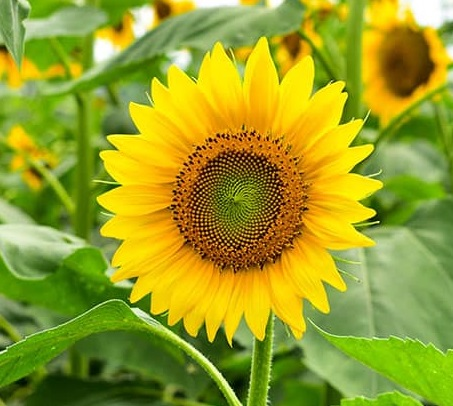
#> input picture ImageOperations/Images/Sunflower.jpg, 453 x 406 px, given in place of the camera
$ python backGroundSubstractionUsingStructuringElements.py
#> lines starting #> are read from the running program, lines starting #| are printed output that depends on the picture; after the words box and inside, x2 and y2 are one past the last pixel; in counts of white or black regions, pixels touching at a corner belong together
import cv2
import numpy as np


kernel = cv2.getStructuringElement(cv2.MORPH_ELLIPSE,(3,3))
# kernel = cv2.getStructuringElement(cv2.MORPH_RECT,(3,3))
# kernel = cv2.getStructuringElement(cv2.MORPH_CROSS,(3,3))

fgbg = cv2.createBackgroundSubtractorKNN()

cap = cv2.VideoCapture(0)
while (True):
    ret, frame = cap.read()
#> frame is the input picture: shape (406, 453, 3); mean B, G, R 37, 158.4, 152.6
    fgmask = fgbg.apply(frame)
#> fgmask: shape (406, 453); every value is 255
    # fgmask = cv2.morphologyEx(fgmask, cv2.MORPH_OPEN,kernel)
    # fgmask = cv2.morphologyEx(fgmask, cv2.MORPH_CLOSE,kernel)
    fgmask = cv2.morphologyEx(fgmask, cv2.MORPH_CROSS, kernel)

    kernel = np.ones((5,5),np.uint8)

    fgmask = cv2.erode(fgmask, kernel, iterations=1)
    fgmask = cv2.erode(fgmask, kernel, iterations=1)
    fgmask = cv2.dilate(fgmask,kernel,iterations=1)

    contours, hierarchy = cv2.findContours(fgmask.copy(), cv2.RETR_EXTERNAL,cv2.CHAIN_APPROX_SIMPLE)
#> contours = [[[0, 0], [0, 405], [452, 405], [452, 0]]]
    print(len(contours))
#| 1
    if contours is not None:
        contours = sorted(contours, key=cv2.contourArea,reverse=True)
        # cnts = sorted(contours, key=cv2.contourArea, reverse=True)
        cntmax = contours[0]
#> cntmax = [[0, 0], [0, 405], [452, 405], [452, 0]]
        cv2.drawContours(frame,contours,-1, (0,0,255),3)
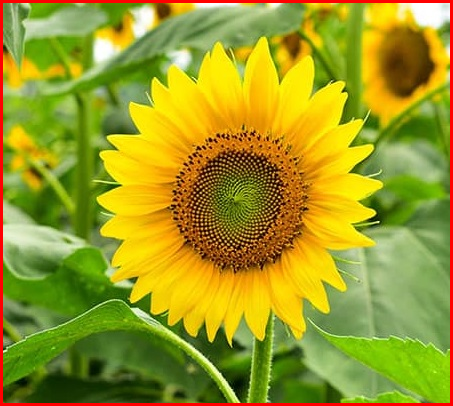
#> frame: shape (406, 453, 3); 2.78% of pixels changed, all inside (x1, y1, x2, y2) = (0, 0, 453, 406)
        cv2.imshow("contours ", frame)

    # fgmask = cv2.erode(fgmask, kernel, iterations=2)
    # cv2.imshow("contours ", frame)
    cv2.imshow("background removal", fgmask)
    k = cv2.waitKey(1)
#> (key Esc is pressed here)
    if k == 13 : # enter key
        break

cap.release()
cv2.destroyAllWindows()


# [8 lines of commented-out code are left out]

$ run again, on ImageOperations/Images/colorBlocks.jpg
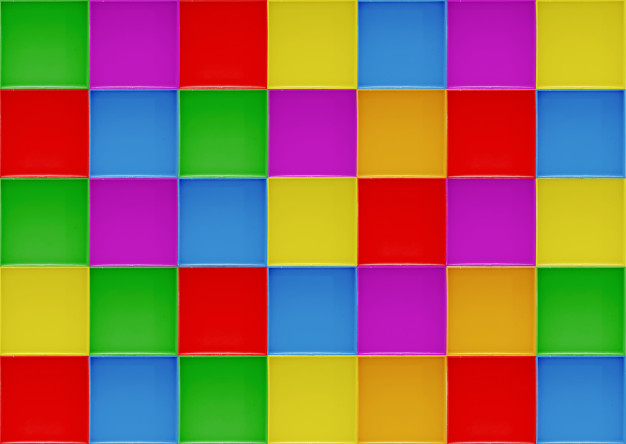
#> input picture ImageOperations/Images/colorBlocks.jpg, 626 x 444 px, given in place of the camera
#> frame is the input picture: shape (444, 626, 3); mean B, G, R 85.6, 108.4, 146.4
#> fgmask: shape (444, 626); every value is 255
#> contours = [[[0, 0], [0, 443], [625, 443], [625, 0]]]
#| 1
#> cntmax = [[0, 0], [0, 443], [625, 443], [625, 0]]
#> `cv2.drawContours(frame,contours,-1, (0,0,255),3)`:
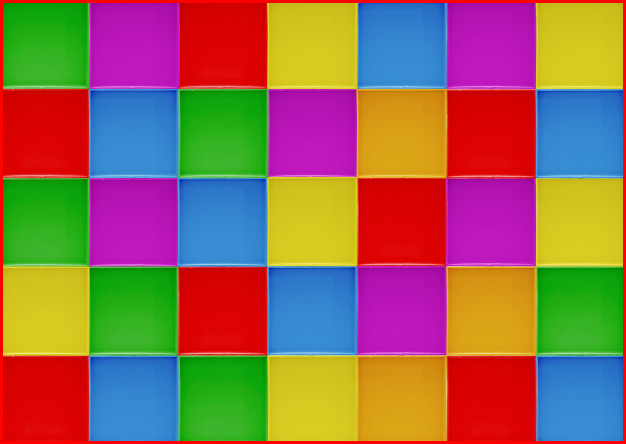
#> frame: shape (444, 626, 3); 2.3% of pixels changed, all inside (x1, y1, x2, y2) = (0, 0, 626, 444)

$ run again, on ImageOperations/Images/hair.jpg
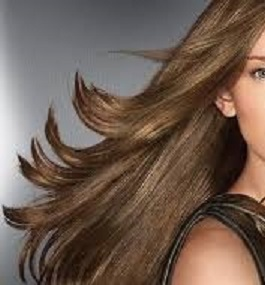
#> input picture ImageOperations/Images/hair.jpg, 265 x 285 px, given in place of the camera
#> frame is the input picture: shape (285, 265, 3); mean B, G, R 80.1, 91.9, 111
#> fgmask: shape (285, 265); every value is 255
#> contours = [[[0, 0], [0, 284], [264, 284], [264, 0]]]
#| 1
#> cntmax = [[0, 0], [0, 284], [264, 284], [264, 0]]
#> `cv2.drawContours(frame,contours,-1, (0,0,255),3)`:
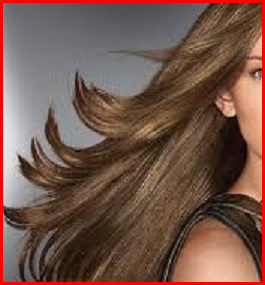
#> frame: shape (285, 265, 3); 4.32% of pixels changed, all inside (x1, y1, x2, y2) = (0, 0, 265, 285)
